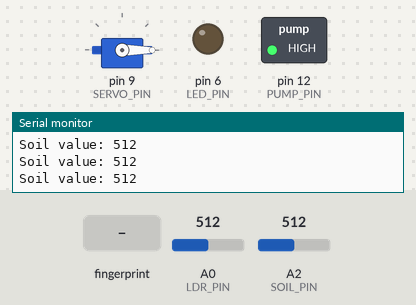
Bench run of a sketch on a simulated Arduino Uno, built with avr-gcc and run on an emulated ATmega328P. On the bench: servo, switched loads named in the sketch (green lamp = pin HIGH), output pins drawn as LEDs (lit = HIGH), the last lines printed to the serial monitor. Inputs (shaded band) come from the test bench; at power-on: A2 (SOIL_PIN) = 512, A0 (LDR_PIN) = 512.

Above: at 2.2 s.
2.3 s: finger stored as number 1 placed on the sensor
At 4.0 s:
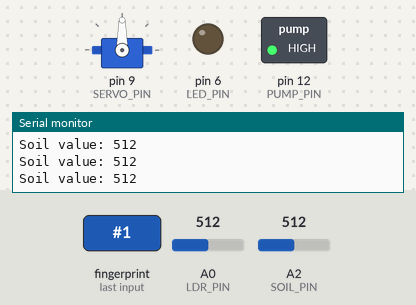
4.3 s: A2 (SOIL_PIN) set to 588
7.3 s: A2 (SOIL_PIN) set to 619
At 8.4 s:
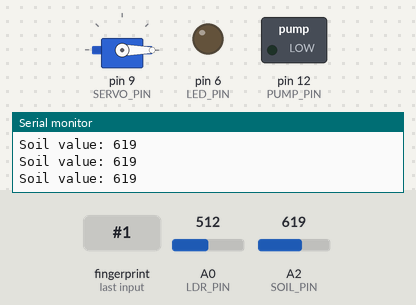
8.8 s: A0 (LDR_PIN) set to 55
10.3 s: A0 (LDR_PIN) set to 44
At 10.9 s:
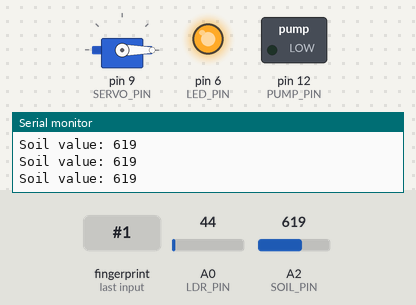
11.8 s: A2 (SOIL_PIN) set to 40
At 12.9 s:
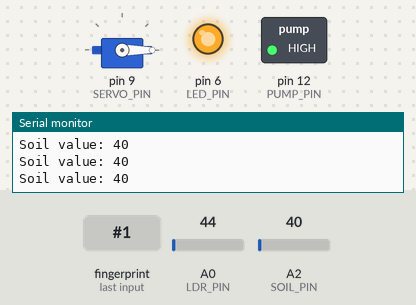
Timing chart, 0 to 14.3 s (numbered marks = the images above; inputs shaded):
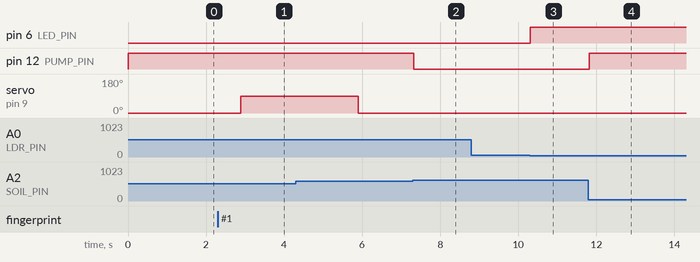

Measured:
- the behaviour switches between 600 and 601 on A2 (SOIL_PIN) (found by bisection; images 1 and 2)
- the behaviour switches between 50 and 49 on A0 (LDR_PIN) (found by bisection; images 2 and 3)
- after the input at 2.3 s, servo on pin 9 (SERVO_PIN): 0° → 90° after 0.59 s
- after the input at 7.3 s, pin 12 (PUMP_PIN): HIGH → LOW at once
- after the input at 10.3 s, pin 6 (LED_PIN): LOW → HIGH at once
- after the input at 11.8 s, pin 12 (PUMP_PIN): LOW → HIGH at once

The sketch:

arduino_uno_2.ino
```cpp
#include <Adafruit_Fingerprint.h>
#include <SoftwareSerial.h>
#include <Servo.h>

// -------------------- Fingerprint --------------------
SoftwareSerial mySerial(2, 3);   // RX, TX pre fingerprint
Adafruit_Fingerprint finger = Adafruit_Fingerprint(&mySerial);

// -------------------- Servo --------------------
Servo myServo;
#define SERVO_PIN 9

// -------------------Soil moisture + pump --------------------
#define SOIL_PIN A2
#define PUMP_PIN 12
int soilThreshold = 600;   // uprav podľa reálnych hodnôt senzora

// -------------------- LDR + LED --------------------
#define LDR_PIN A0
#define LED_PIN 6
int darkThreshold = 50;

// -------------------- Servo stav --------------------
bool doorOpen = false;
unsigned long servoOpenedTime = 0;
unsigned long servoOpenDuration = 3000;

// -------------------- Fingerprint kontrola --------------------
unsigned long previousFingerMillis = 0;
unsigned long fingerInterval = 500;

void setup() {
  Serial.begin(9600);

  // Servo
  myServo.attach(SERVO_PIN);
  myServo.write(0);

  // Piny
  pinMode(LED_PIN, OUTPUT);
  pinMode(PUMP_PIN, OUTPUT);

  // Relé vypnuté na začiatku (active LOW)
  digitalWrite(PUMP_PIN, HIGH);

  // Fingerprint
  finger.begin(57600);

  if (finger.verifyPassword()) {
    Serial.println("Fingerprint senzor je pripraveny");
  } else {
    Serial.println("Fingerprint senzor nebol najdeny");
  }
}

void loop() {
  handleLDR();
  handleSoilAndPump();
  handleFingerprint();
  handleServoClose();
}

// --------------------------------------------------
// Fotorezistor a LED
// --------------------------------------------------
void handleLDR() {
  int ldrValue = analogRead(LDR_PIN);

  if (ldrValue < darkThreshold) {
    digitalWrite(LED_PIN, HIGH);
  } else {
    digitalWrite(LED_PIN, LOW);
  }
}

// --------------------------------------------------
// Vlhkost pôdy a čerpadlo
// --------------------------------------------------
void handleSoilAndPump() {
  int soilValue = analogRead(SOIL_PIN);

  Serial.print("Soil value: ");
  Serial.println(soilValue);

  if (soilValue > soilThreshold) {
    digitalWrite(PUMP_PIN, LOW);   // zapne relé = zapne čerpadlo
  } else {
    digitalWrite(PUMP_PIN, HIGH);  // vypne relé = vypne čerpadlo
  }
}

// --------------------------------------------------
// Fingerprint a servo
// --------------------------------------------------
void handleFingerprint() {
  if (millis() - previousFingerMillis >= fingerInterval) {
    previousFingerMillis = millis();

    uint8_t p = finger.getImage();
    if (p != FINGERPRINT_OK) return;

    p = finger.image2Tz();
    if (p != FINGERPRINT_OK) return;

    p = finger.fingerFastSearch();
    if (p == FINGERPRINT_OK) {
      Serial.println("Odtlacok rozpoznany");

      myServo.write(90);
      doorOpen = true;
      servoOpenedTime = millis();
    }
  }
}

// --------------------------------------------------
// Automatické zatvorenie serva
// --------------------------------------------------
void handleServoClose() {
  if (doorOpen && millis() - servoOpenedTime >= servoOpenDuration) {
    myServo.write(0);
    doorOpen = false;
    Serial.println("Servo zatvorene");
  }
}
```
